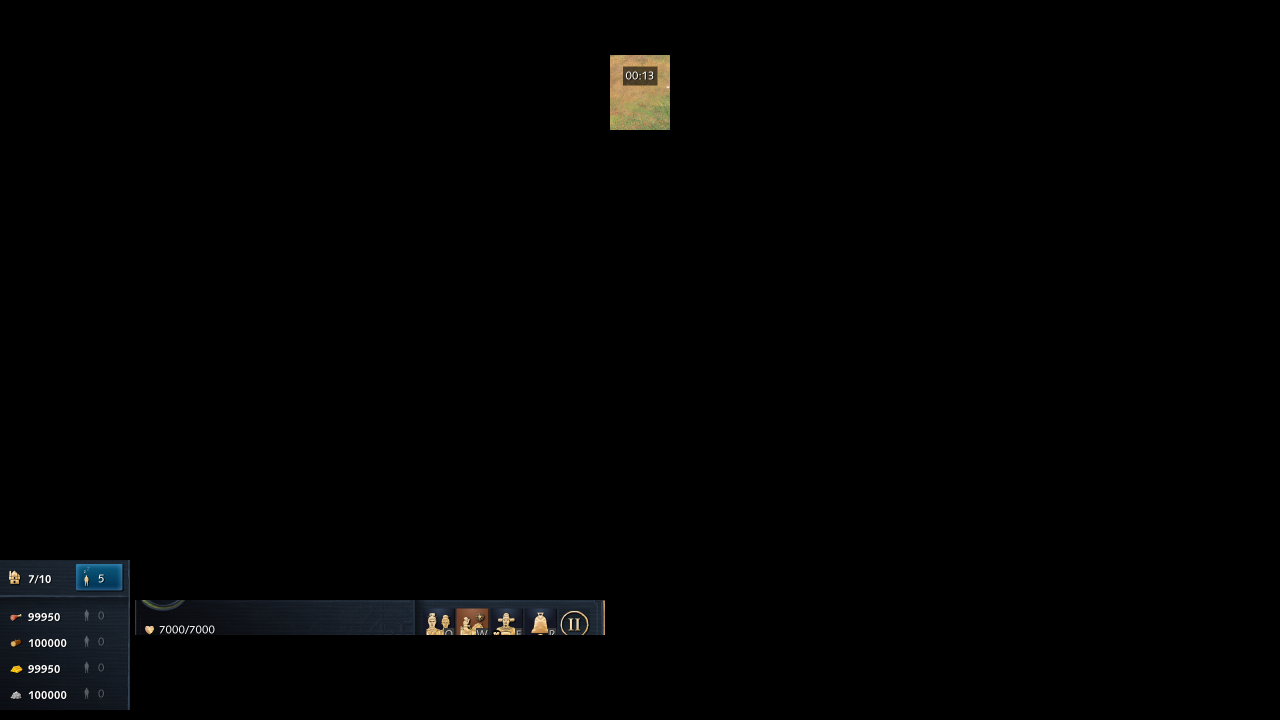
#> input picture calib/s00.png, 2560 x 1440 px (shown at 1/2 size); its folder holds 5 pictures in this run
$ python test_sizes.py
#> lines starting #> are read from the running program, lines starting #| are printed output that depends on the picture
### hud_reader.py
"""
HUD reader for Age of Empires IV at 2560x1440 (UI scale as calibrated).

Reads the numbers on the HUD by matching each character's shape against
glyph templates cut from real screenshots (see build_templates.py).
No OCR library, no internet, works on any Python 3 with Pillow + numpy.

All regions are in pixels of the 2560x1440 game screen. If the game runs at
another resolution the regions are scaled proportionally.
"""

from __future__ import annotations

import json
import pathlib
import re
from dataclasses import dataclass, field
from typing import Dict, List, Optional, Tuple

import numpy as np

BASE_W, BASE_H = 2560, 1440
TEMPLATE_FILE = pathlib.Path(__file__).with_name("data") / "glyphs.json"
GLYPH_SIZE = (12, 18)  # width, height every glyph is normalised to

# x0, y0, x1, y1 at 2560x1440
REGIONS = {
    "pop":        (50, 1132, 160, 1175),
    "idle":       (182, 1132, 245, 1175),
    "food":       (50, 1213, 175, 1252),
    "wood":       (50, 1266, 175, 1305),
    "gold":       (50, 1318, 175, 1357),
    "stone":      (50, 1371, 175, 1410),
    "food_vil":   (182, 1213, 245, 1252),
    "wood_vil":   (182, 1266, 245, 1305),
    "gold_vil":   (182, 1318, 245, 1357),
    "stone_vil":  (182, 1371, 245, 1410),
    "clock_band": (1235, 125, 1325, 245),   # the clock moves down during an age-up
    "sel_all":    (288, 1224, 383, 1247),   # text inside the "ALL (n)" box
    "sel_cards":  (388, 1208, 1200, 1236),  # unit/building cards, count at top-left
}

MAX_POP = 300          # no count on the HUD (villagers, idle, population) goes above this
MAX_BANK = 9_999_999   # a resource bank never shows more digits than this
CARD_X0, CARD_STEP, CARD_W = 392, 53, 50   # unit/building card grid in the selection panel


@dataclass
class HudState:
    clock: Optional[str] = None             # "MM:SS"
    seconds: Optional[int] = None
    pop: Optional[int] = None
    pop_cap: Optional[int] = None
    idle: Optional[int] = None
    resources: Dict[str, Optional[int]] = field(default_factory=dict)
    villagers: Dict[str, Optional[int]] = field(default_factory=dict)
    selection_total: Optional[int] = None
    selection_counts: List[int] = field(default_factory=list)
    confidence: float = 0.0                 # share of fields read successfully
    missed: List[str] = field(default_factory=list)   # fields that couldn't be read

    def to_dict(self):
        return self.__dict__.copy()


# ── low level: masks, segmentation, matching ─────────────────────────────

# [84 lines left out: functions _scale_box, text_mask, _runs, segment, _split_wide, normalise, not called in this run]


def _blur(m: np.ndarray, passes: int = 2) -> np.ndarray:
    """Small box blur so thin and bold strokes of the same character still match."""
    m = m.reshape(GLYPH_SIZE[1], GLYPH_SIZE[0]).astype(np.float32)
    for _ in range(passes):
        p = np.pad(m, 1, mode="edge")
        m = sum(p[dy:dy + m.shape[0], dx:dx + m.shape[1]] for dy in range(3) for dx in range(3)) / 9
    return m.ravel()


class GlyphMatcher:
    def __init__(self, templates: Dict[str, List[List[float]]]):
        self.labels, mats = [], []
        for label, vecs in templates.items():
            for v in vecs:
                self.labels.append(label)
                mats.append(_blur(np.asarray(v, dtype=np.float32)))
        self.mat = np.stack(mats) if mats else np.zeros((0, GLYPH_SIZE[0] * GLYPH_SIZE[1]))
        norms = np.linalg.norm(self.mat, axis=1, keepdims=True)
        self.mat = self.mat / np.maximum(norms, 1e-6)

    @classmethod
    def load(cls, path=TEMPLATE_FILE):
        return cls(json.loads(pathlib.Path(path).read_text()))
#> (reads data/glyphs.json from the repository)

    # [9 lines left out: function classify, not called in this run]


# ── reading fields ───────────────────────────────────────────────────────

class HudReader:
    def __init__(self, matcher: Optional[GlyphMatcher] = None, min_similarity: float = 0.80):
        self.matcher = matcher or GlyphMatcher.load()
        self.min_sim = min_similarity
        self.k = 1.0          # screen height / 1440: pixel sizes below were tuned at 2560x1440

    # Smaller screens draw thinner, softer text: scale sizes and ease the brightness cut.
    BRIGHT_EASE = 30.0
    def _b(self, bright: int) -> int:
        return int(bright - max(0.0, 1 - self.k) * self.BRIGHT_EASE)

    def _seg(self, mask):
        return segment(mask, min_h=max(4, int(8 * self.k)), max_h=int(30 * self.k) + 2)

    # [136 lines left out: functions read_text, read_int, read_count, read_clock, read_selection, read, not called in this run]

### units.py
"""
Unit recognition (selection panel cards) and unit data lookup.

A card is 50x50 at x = 390 + 53*i, y = 1210 (2560x1440). The art is the same
as the official unit icons (data/unit_icons.npz). The count in the top-left
corner and the tier dots top-right are masked out when matching the figure;
the dots are then used to pick the tier (age 2/3/4 variant).
"""

from __future__ import annotations

import json
import pathlib
from dataclasses import dataclass
from typing import Dict, Iterable, List, Optional, Tuple

import numpy as np

DATA = pathlib.Path(__file__).with_name("data")
CARD_X0, CARD_STEP, CARD_Y0, CARD = 390, 53, 1210, 50


def _lum(rgb: np.ndarray) -> np.ndarray:
    return rgb[..., :3].astype(np.float32) @ np.array([0.299, 0.587, 0.114], dtype=np.float32)


def _masks():
    body = np.ones((CARD, CARD), bool)
    body[:20, :27] = False          # count number
    body[:12, :] = False            # tier dots strip
    body[:, :2] = body[:, -2:] = False
    body[-2:, :] = False
    dots = np.zeros((CARD, CARD), bool)
    dots[1:12, 24:48] = True
    return body, dots


BODY, DOTS = _masks()


def _norm(v: np.ndarray) -> np.ndarray:
    v = v - v.mean()
    return v / max(float(np.linalg.norm(v)), 1e-6)


# [15 lines left out: function card_at, not called in this run]


@dataclass
class UnitMatch:
    unit_id: str          # e.g. "zhuge-nu-3"
    name: str
    score: float
    count: int


class UnitDB:
    # [69 lines left out: functions __init__, get, best_variant, base_name, signature_units, not called in this run]

    def civs_of(self, unit_id: str) -> set:
        return {c for v in self.db.get(unit_id, []) for c in v["civs"]}

    # [10 lines left out: function roster, not called in this run]


class UnitRecognizer:
    # [54 lines left out: functions __init__, _candidates, classify_card, unit_for_icon, read_cards, not called in this run]

### test_sizes.py
"""Checks the screen reader at other screen sizes by resizing the 2560x1440 calibration shots.

Resized shots aren't the same as the game drawn at that size, but they catch any
pixel size that's still fixed to 1440p. Run:  python test_sizes.py
"""
import numpy as np
from PIL import Image

from hud_reader import HudReader
from scoreboard import ScoreboardReader
from units import UnitDB, UnitRecognizer

ok = True


def check(cond, msg):
    global ok
    print(("   PASS " if cond else "   FAIL ") + msg)
    ok &= bool(cond)


r = HudReader()


def fields(s):
    d = {"clock": s.clock, "pop": s.pop, "cap": s.pop_cap, "idle": s.idle}
    d.update({f"bank_{k}": v for k, v in s.resources.items()})
    d.update({f"vil_{k}": v for k, v in s.villagers.items()})
    return d


shots = [Image.open(f"calib/s{i:02d}.png").convert("RGB") for i in range(13)]
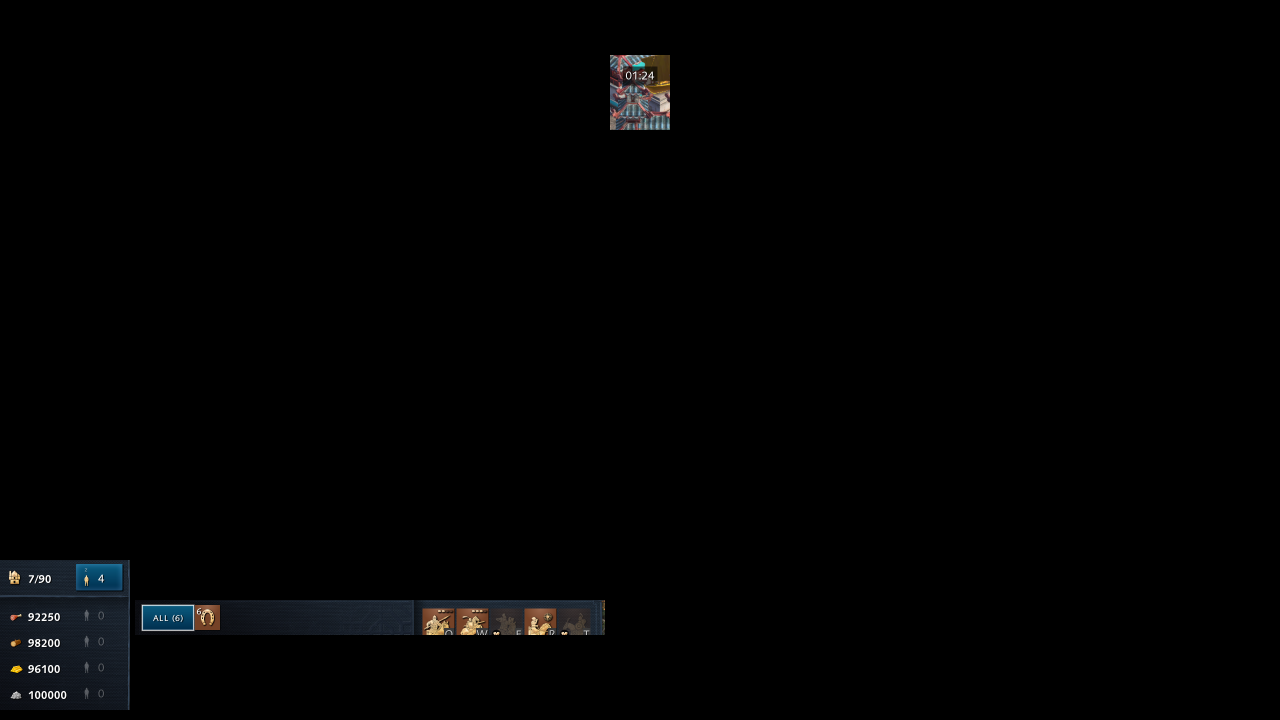
#> input picture calib/s01.png, 2560 x 1440 px (shown at 1/2 size)
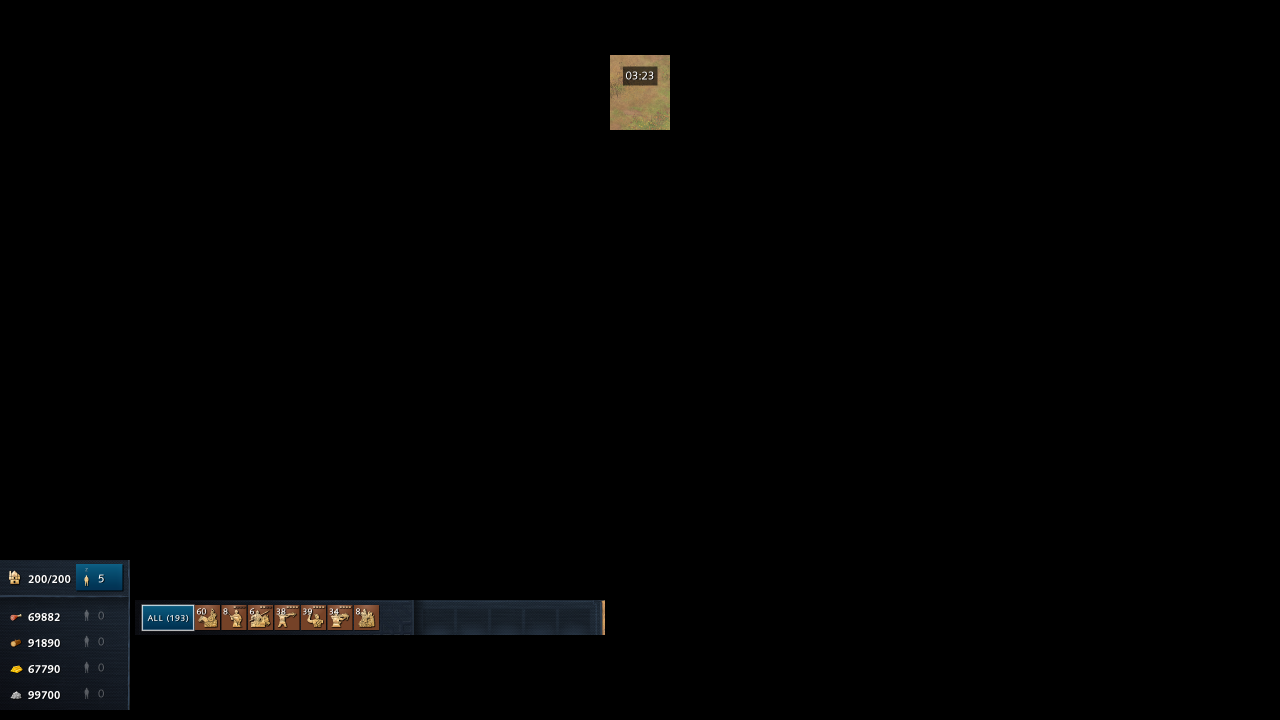
#> input picture calib/s02.png, 2560 x 1440 px (shown at 1/2 size)
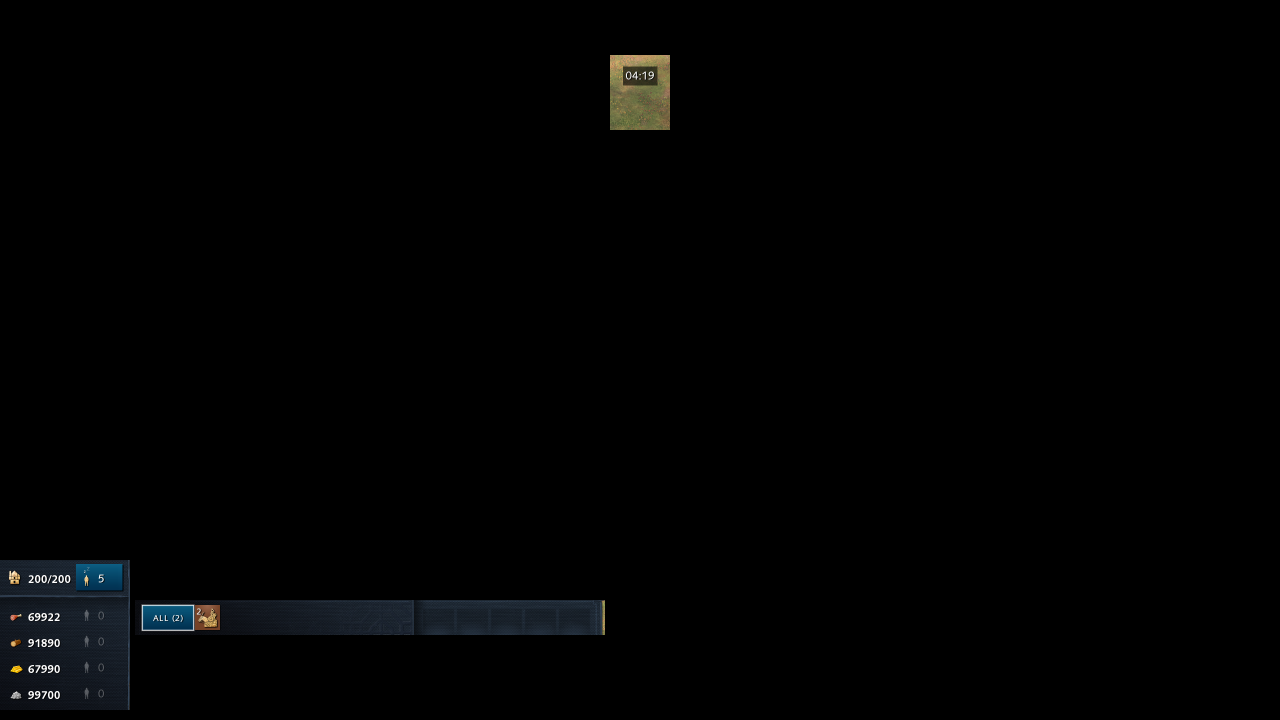
#> input picture calib/s03.png, 2560 x 1439 px (shown at 1/2 size)
#> (the run stopped early here; a loop or call above may not have finished)
